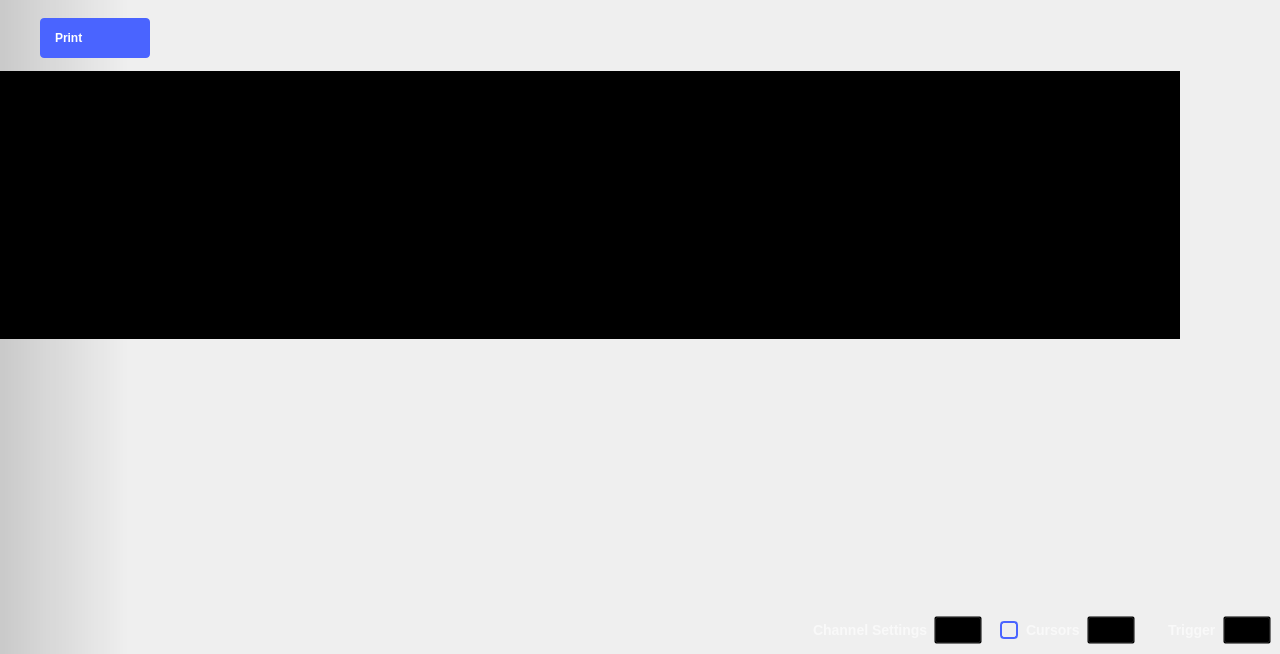
<?xml version="1.0" encoding="UTF-8"?>
<ui version="4.0">
 <class>LogicAnalyzer</class>
 <widget class="QWidget" name="LogicAnalyzer">
  <property name="geometry">
   <rect>
    <x>0</x>
    <y>0</y>
    <width>1280</width>
    <height>654</height>
   </rect>
  </property>
  <property name="sizePolicy">
   <sizepolicy hsizetype="MinimumExpanding" vsizetype="MinimumExpanding">
    <horstretch>0</horstretch>
    <verstretch>0</verstretch>
   </sizepolicy>
  </property>
  <property name="minimumSize">
   <size>
    <width>0</width>
    <height>0</height>
   </size>
  </property>
  <property name="windowTitle">
   <string>Scopy Oscilloscope</string>
  </property>
  <layout class="QVBoxLayout" name="verticalLayout_2">
   <property name="spacing">
    <number>0</number>
   </property>
   <property name="leftMargin">
    <number>0</number>
   </property>
   <property name="topMargin">
    <number>0</number>
   </property>
   <property name="rightMargin">
    <number>0</number>
   </property>
   <property name="bottomMargin">
    <number>0</number>
   </property>
   <item>
    <widget class="adiscope::DetachDragZone" name="mainWidget" native="true">
     <property name="styleSheet">
      <string notr="true">#mainWidget {
background-color: qlineargradient(spread:pad, x1:0, y1:0, x2:0.1, y2:0, stop:0 rgba(0, 0, 0, 40), stop:1 transparent);
}</string>
     </property>
     <layout class="QVBoxLayout" name="verticalLayout_3">
      <property name="spacing">
       <number>0</number>
      </property>
      <property name="leftMargin">
       <number>0</number>
      </property>
      <property name="topMargin">
       <number>0</number>
      </property>
      <property name="rightMargin">
       <number>0</number>
      </property>
      <property name="bottomMargin">
       <number>0</number>
      </property>
      <item>
       <layout class="QHBoxLayout" name="hLayout_top_btn_area">
        <property name="spacing">
         <number>40</number>
        </property>
        <property name="topMargin">
         <number>15</number>
        </property>
        <property name="rightMargin">
         <number>40</number>
        </property>
        <property name="bottomMargin">
         <number>9</number>
        </property>
        <item>
         <spacer name="horizontalSpacer_7">
          <property name="orientation">
           <enum>Qt::Horizontal</enum>
          </property>
          <property name="sizeType">
           <enum>QSizePolicy::Fixed</enum>
          </property>
          <property name="sizeHint" stdset="0">
           <size>
            <width>40</width>
            <height>10</height>
           </size>
          </property>
         </spacer>
        </item>
        <item>
         <widget class="QPushButton" name="printBtn">
          <property name="layoutDirection">
           <enum>Qt::RightToLeft</enum>
          </property>
          <property name="styleSheet">
           <string notr="true">
QPushButton {
width: 80px;
  height: 40px;

text-align: left;
  font-weight: bold;
  padding-left: 15px;
  padding-right: 15px;
  qproperty-text: &quot;Print&quot;;

border-radius: 4px;

background-color: #4a64ff;
  color: #ffffff;

}

QPushButton:pressed {
background-color: #2a44df;
}

QPushButton:hover {
background-color: #4a34ff;
}</string>
          </property>
          <property name="text">
           <string>Print</string>
          </property>
          <property name="icon">
           <iconset resource="../resources/resources.qrc">
            <normaloff>:/icons/ic printer.svg</normaloff>:/icons/ic printer.svg</iconset>
          </property>
          <property name="iconSize">
           <size>
            <width>10</width>
            <height>10</height>
           </size>
          </property>
         </widget>
        </item>
        <item>
         <spacer name="horizontalSpacer_11">
          <property name="orientation">
           <enum>Qt::Horizontal</enum>
          </property>
          <property name="sizeType">
           <enum>QSizePolicy::Expanding</enum>
          </property>
          <property name="sizeHint" stdset="0">
           <size>
            <width>40</width>
            <height>20</height>
           </size>
          </property>
         </spacer>
        </item>
        <item>
         <widget class="adiscope::RunSingleWidget" name="runSingleWidget" native="true">
          <property name="sizePolicy">
           <sizepolicy hsizetype="Fixed" vsizetype="Fixed">
            <horstretch>0</horstretch>
            <verstretch>0</verstretch>
           </sizepolicy>
          </property>
         </widget>
        </item>
        <item>
         <widget class="QWidget" name="widget" native="true">
          <property name="minimumSize">
           <size>
            <width>30</width>
            <height>0</height>
           </size>
          </property>
          <property name="styleSheet">
           <string notr="true">QPushButton {
  min-height: 40px;
  max-height: 40px;
  min-width: 60px;
  max-width: 60px;
  padding-top:5px
}

QPushButton:checked {
border-top: 1px solid rgba(255,255,255,150);
}

QPushButton:!checked {
border-top: 1px solid rgba(255,255,255,0);
}

QPushButton:!checked:hover {
border-top: 1px solid rgba(255,255,255,0);
}

QPushButton:checked:hover {
border-top: 1px solid rgba(255,255,255,200);
}</string>
          </property>
          <layout class="QHBoxLayout" name="horizontalLayout_3">
           <property name="spacing">
            <number>0</number>
           </property>
           <property name="leftMargin">
            <number>0</number>
           </property>
           <property name="topMargin">
            <number>0</number>
           </property>
           <property name="rightMargin">
            <number>0</number>
           </property>
           <property name="bottomMargin">
            <number>0</number>
           </property>
           <item>
            <widget class="adiscope::CustomPushButton" name="btnGeneralSettings">
             <property name="styleSheet">
              <string notr="true">QPushButton:checked {
  image: url(:/icons/gear_wheel_pressed.svg);
}

QPushButton:!checked {
image: url(:/icons/gear_wheel.svg);
}


QPushButton:!checked:hover {
image: url(:/icons/gear_wheel_hover.svg);
}

QPushButton:checked:hover {
image: url(:/icons/gear_wheel_pressed.svg);
}</string>
             </property>
             <property name="text">
              <string/>
             </property>
             <property name="checkable">
              <bool>true</bool>
             </property>
             <attribute name="buttonGroup">
              <string notr="true">settings_group</string>
             </attribute>
            </widget>
           </item>
           <item>
            <widget class="QPushButton" name="btnSettings">
             <property name="styleSheet">
              <string notr="true">QPushButton:checked {
  image: url(:/icons/setup3_checked_hover.svg);
}

QPushButton:!checked {
image: url(:/icons/setup3_unchecked.svg);
}

QPushButton:!checked:hover {
image: url(:/icons/setup3_unchecked_hover.svg);
}

QPushButton:checked:hover {
image: url(:/icons/setup3_checked_hover.svg);
}</string>
             </property>
             <property name="text">
              <string/>
             </property>
             <property name="checkable">
              <bool>true</bool>
             </property>
            </widget>
           </item>
          </layout>
         </widget>
        </item>
       </layout>
      </item>
      <item>
       <layout class="QHBoxLayout" name="hLayout_central_area">
        <property name="spacing">
         <number>0</number>
        </property>
        <property name="leftMargin">
         <number>0</number>
        </property>
        <property name="rightMargin">
         <number>0</number>
        </property>
        <item>
         <layout class="QVBoxLayout" name="plot_and_buffPreviewer">
          <item>
           <widget class="QWidget" name="hLayoutBufferPreview" native="true">
            <property name="styleSheet">
             <string notr="true">background-color:black;</string>
            </property>
            <layout class="QHBoxLayout" name="hLayout_buffPreview">
             <property name="spacing">
              <number>0</number>
             </property>
             <item>
              <spacer name="horizontalSpacer_4">
               <property name="orientation">
                <enum>Qt::Horizontal</enum>
               </property>
               <property name="sizeHint" stdset="0">
                <size>
                 <width>10</width>
                 <height>10</height>
                </size>
               </property>
              </spacer>
             </item>
             <item>
              <layout class="QVBoxLayout" name="vLayoutBufferSlot">
               <property name="spacing">
                <number>0</number>
               </property>
              </layout>
             </item>
             <item>
              <spacer name="horizontalSpacer_3">
               <property name="orientation">
                <enum>Qt::Horizontal</enum>
               </property>
               <property name="sizeHint" stdset="0">
                <size>
                 <width>10</width>
                 <height>10</height>
                </size>
               </property>
              </spacer>
             </item>
            </layout>
           </widget>
          </item>
          <item>
           <widget class="QWidget" name="widgetPlotContainer" native="true">
            <layout class="QGridLayout" name="gridLayout_5">
             <property name="leftMargin">
              <number>0</number>
             </property>
             <property name="topMargin">
              <number>0</number>
             </property>
             <property name="rightMargin">
              <number>0</number>
             </property>
             <property name="bottomMargin">
              <number>0</number>
             </property>
             <property name="spacing">
              <number>0</number>
             </property>
             <item row="1" column="0">
              <layout class="QVBoxLayout" name="plot_and_scales">
               <property name="spacing">
                <number>0</number>
               </property>
               <property name="topMargin">
                <number>0</number>
               </property>
               <property name="rightMargin">
                <number>0</number>
               </property>
               <property name="bottomMargin">
                <number>0</number>
               </property>
               <item>
                <layout class="QGridLayout" name="gridLayoutPlot">
                 <property name="leftMargin">
                  <number>25</number>
                 </property>
                 <property name="topMargin">
                  <number>0</number>
                 </property>
                 <property name="rightMargin">
                  <number>25</number>
                 </property>
                 <property name="bottomMargin">
                  <number>0</number>
                 </property>
                 <property name="spacing">
                  <number>0</number>
                 </property>
                </layout>
               </item>
               <item>
                <layout class="QHBoxLayout" name="scales">
                 <property name="spacing">
                  <number>0</number>
                 </property>
                 <property name="leftMargin">
                  <number>0</number>
                 </property>
                 <property name="topMargin">
                  <number>0</number>
                 </property>
                 <property name="bottomMargin">
                  <number>3</number>
                 </property>
                 <item>
                  <layout class="QHBoxLayout" name="chn_scales">
                   <property name="spacing">
                    <number>15</number>
                   </property>
                   <property name="leftMargin">
                    <number>10</number>
                   </property>
                  </layout>
                 </item>
                 <item>
                  <spacer name="horizontalSpacer">
                   <property name="orientation">
                    <enum>Qt::Horizontal</enum>
                   </property>
                   <property name="sizeHint" stdset="0">
                    <size>
                     <width>0</width>
                     <height>15</height>
                    </size>
                   </property>
                  </spacer>
                 </item>
                </layout>
               </item>
              </layout>
             </item>
             <item row="0" column="0">
              <layout class="QHBoxLayout" name="horizontalLayout_4">
               <property name="spacing">
                <number>0</number>
               </property>
               <property name="leftMargin">
                <number>20</number>
               </property>
               <property name="rightMargin">
                <number>20</number>
               </property>
               <item>
                <spacer name="horizontalSpacer_12">
                 <property name="orientation">
                  <enum>Qt::Horizontal</enum>
                 </property>
                 <property name="sizeType">
                  <enum>QSizePolicy::Fixed</enum>
                 </property>
                 <property name="sizeHint" stdset="0">
                  <size>
                   <width>20</width>
                   <height>20</height>
                  </size>
                 </property>
                </spacer>
               </item>
               <item>
                <widget class="QWidget" name="hist_widget" native="true">
                 <property name="sizePolicy">
                  <sizepolicy hsizetype="Expanding" vsizetype="Preferred">
                   <horstretch>0</horstretch>
                   <verstretch>0</verstretch>
                  </sizepolicy>
                 </property>
                 <property name="minimumSize">
                  <size>
                   <width>20</width>
                   <height>0</height>
                  </size>
                 </property>
                 <layout class="QHBoxLayout" name="hist_layout">
                  <property name="spacing">
                   <number>0</number>
                  </property>
                  <property name="leftMargin">
                   <number>0</number>
                  </property>
                  <property name="topMargin">
                   <number>0</number>
                  </property>
                  <property name="rightMargin">
                   <number>0</number>
                  </property>
                  <property name="bottomMargin">
                   <number>0</number>
                  </property>
                 </layout>
                </widget>
               </item>
               <item>
                <spacer name="horizontalSpacer_13">
                 <property name="orientation">
                  <enum>Qt::Horizontal</enum>
                 </property>
                 <property name="sizeType">
                  <enum>QSizePolicy::Fixed</enum>
                 </property>
                 <property name="sizeHint" stdset="0">
                  <size>
                   <width>20</width>
                   <height>20</height>
                  </size>
                 </property>
                </spacer>
               </item>
              </layout>
             </item>
            </layout>
           </widget>
          </item>
         </layout>
        </item>
        <item>
         <layout class="QVBoxLayout" name="vLayout_for_rightMenu">
          <property name="topMargin">
           <number>0</number>
          </property>
          <item>
           <widget class="adiscope::MenuAnim" name="rightMenu" native="true">
            <property name="sizePolicy">
             <sizepolicy hsizetype="Maximum" vsizetype="Preferred">
              <horstretch>0</horstretch>
              <verstretch>0</verstretch>
             </sizepolicy>
            </property>
            <property name="minimumSize">
             <size>
              <width>0</width>
              <height>0</height>
             </size>
            </property>
            <layout class="QVBoxLayout" name="verticalLayout">
             <property name="spacing">
              <number>0</number>
             </property>
             <property name="leftMargin">
              <number>0</number>
             </property>
             <property name="topMargin">
              <number>20</number>
             </property>
             <property name="rightMargin">
              <number>0</number>
             </property>
             <property name="bottomMargin">
              <number>0</number>
             </property>
             <item>
              <widget class="QStackedWidget" name="stackedWidget">
               <property name="sizePolicy">
                <sizepolicy hsizetype="Minimum" vsizetype="Preferred">
                 <horstretch>0</horstretch>
                 <verstretch>0</verstretch>
                </sizepolicy>
               </property>
               <widget class="QWidget" name="channelSettings">
                <property name="minimumSize">
                 <size>
                  <width>100</width>
                  <height>0</height>
                 </size>
                </property>
               </widget>
               <widget class="QWidget" name="cursorsSettings">
                <property name="minimumSize">
                 <size>
                  <width>100</width>
                  <height>0</height>
                 </size>
                </property>
               </widget>
               <widget class="QWidget" name="measureSettings">
                <property name="minimumSize">
                 <size>
                  <width>100</width>
                  <height>0</height>
                 </size>
                </property>
               </widget>
               <widget class="QWidget" name="generalSettings">
                <property name="minimumSize">
                 <size>
                  <width>100</width>
                  <height>0</height>
                 </size>
                </property>
               </widget>
              </widget>
             </item>
            </layout>
           </widget>
          </item>
         </layout>
        </item>
       </layout>
      </item>
      <item>
       <layout class="QHBoxLayout" name="hLayout_bottom_btn_area">
        <property name="spacing">
         <number>0</number>
        </property>
        <item>
         <layout class="QHBoxLayout" name="channelsList">
          <property name="leftMargin">
           <number>0</number>
          </property>
          <property name="rightMargin">
           <number>0</number>
          </property>
         </layout>
        </item>
        <item>
         <widget class="adiscope::CustomPushButton" name="btnAddMath">
          <property name="text">
           <string/>
          </property>
          <property name="icon">
           <iconset resource="../resources/resources.qrc">
            <normaloff>:/menu/add.svg</normaloff>:/menu/add.svg</iconset>
          </property>
          <property name="checkable">
           <bool>true</bool>
          </property>
          <property name="flat">
           <bool>true</bool>
          </property>
          <attribute name="buttonGroup">
           <string notr="true">settings_group</string>
          </attribute>
         </widget>
        </item>
        <item>
         <spacer name="horizontalSpacer_15">
          <property name="orientation">
           <enum>Qt::Horizontal</enum>
          </property>
          <property name="sizeType">
           <enum>QSizePolicy::Expanding</enum>
          </property>
          <property name="sizeHint" stdset="0">
           <size>
            <width>40</width>
            <height>20</height>
           </size>
          </property>
         </spacer>
        </item>
        <item>
         <widget class="QWidget" name="widget_3" native="true">
          <property name="sizePolicy">
           <sizepolicy hsizetype="Preferred" vsizetype="Fixed">
            <horstretch>0</horstretch>
            <verstretch>0</verstretch>
           </sizepolicy>
          </property>
          <property name="minimumSize">
           <size>
            <width>0</width>
            <height>48</height>
           </size>
          </property>
          <property name="styleSheet">
           <string notr="true">QCheckBox {
  spacing: 8px;
  background-color: transparent;
  font-size: 14px;
  font-weight: bold;

color: rgba(255, 255, 255, 153);
}

QCheckBox::indicator {
width: 14px;
  height: 14px;
  border: 2px solid rgb(74,100,255);
  border-radius: 4px;
}
QCheckBox::indicator:unchecked { background-color: transparent; }
QCheckBox::indicator:checked { background-color: rgb(74,100,255); }

QPushButton {
width: 40px;
  height: 20px;
  background-color: transparent;
}
QPushButton:pressed { border-image: url(:/icons/setup_btn_checked.svg); }
QPushButton:!pressed { border-image: url(:/icons/setup_btn_unchecked.svg); }
QPushButton:hover:!pressed:!checked { border-image: url(:/icons/setup_btn_hover.svg); }
QPushButton:checked { border-image: url(:/icons/setup_btn_checked.svg); }

QLabel {
font-size: 14px;
  font-weight: bold;

color: rgba(255, 255, 255, 153);
}</string>
          </property>
          <layout class="QHBoxLayout" name="horizontalLayout_6">
           <property name="spacing">
            <number>6</number>
           </property>
           <item>
            <widget class="QLabel" name="label">
             <property name="sizePolicy">
              <sizepolicy hsizetype="Fixed" vsizetype="Fixed">
               <horstretch>0</horstretch>
               <verstretch>0</verstretch>
              </sizepolicy>
             </property>
             <property name="text">
              <string>Channel Settings</string>
             </property>
            </widget>
           </item>
           <item>
            <widget class="adiscope::CustomPushButton" name="btnChannelSettings">
             <property name="enabled">
              <bool>true</bool>
             </property>
             <property name="text">
              <string/>
             </property>
             <property name="checkable">
              <bool>true</bool>
             </property>
             <attribute name="buttonGroup">
              <string notr="true">settings_group</string>
             </attribute>
            </widget>
           </item>
           <item>
            <spacer name="horizontalSpacer_9">
             <property name="orientation">
              <enum>Qt::Horizontal</enum>
             </property>
             <property name="sizeType">
              <enum>QSizePolicy::Fixed</enum>
             </property>
             <property name="sizeHint" stdset="0">
              <size>
               <width>12</width>
               <height>0</height>
              </size>
             </property>
            </spacer>
           </item>
           <item>
            <layout class="QHBoxLayout" name="horizontalLayout">
             <property name="spacing">
              <number>6</number>
             </property>
             <property name="leftMargin">
              <number>0</number>
             </property>
             <item>
              <widget class="QCheckBox" name="cursorsBox">
               <property name="text">
                <string>Cursors</string>
               </property>
              </widget>
             </item>
             <item>
              <widget class="adiscope::CustomPushButton" name="btnCursors">
               <property name="enabled">
                <bool>false</bool>
               </property>
               <property name="text">
                <string/>
               </property>
               <property name="checkable">
                <bool>true</bool>
               </property>
               <attribute name="buttonGroup">
                <string notr="true">settings_group</string>
               </attribute>
              </widget>
             </item>
            </layout>
           </item>
           <item>
            <widget class="QLabel" name="label_2">
             <property name="text">
              <string/>
             </property>
            </widget>
           </item>
           <item>
            <spacer name="horizontalSpacer_8">
             <property name="orientation">
              <enum>Qt::Horizontal</enum>
             </property>
             <property name="sizeType">
              <enum>QSizePolicy::Fixed</enum>
             </property>
             <property name="sizeHint" stdset="0">
              <size>
               <width>12</width>
               <height>0</height>
              </size>
             </property>
            </spacer>
           </item>
           <item>
            <widget class="QLabel" name="label_4">
             <property name="text">
              <string>Trigger</string>
             </property>
            </widget>
           </item>
           <item>
            <widget class="adiscope::CustomPushButton" name="btnTrigger">
             <property name="text">
              <string/>
             </property>
             <property name="checkable">
              <bool>true</bool>
             </property>
             <attribute name="buttonGroup">
              <string notr="true">settings_group</string>
             </attribute>
            </widget>
           </item>
          </layout>
         </widget>
        </item>
       </layout>
      </item>
     </layout>
    </widget>
   </item>
  </layout>
  <action name="actionClose">
   <property name="text">
    <string>Close</string>
   </property>
  </action>
 </widget>
 <customwidgets>
  <customwidget>
   <class>adiscope::DetachDragZone</class>
   <extends>QWidget</extends>
   <header>detachdragzone.h</header>
   <container>1</container>
  </customwidget>
  <customwidget>
   <class>adiscope::MenuAnim</class>
   <extends>QWidget</extends>
   <header>menu_anim.hpp</header>
   <container>1</container>
  </customwidget>
  <customwidget>
   <class>adiscope::CustomPushButton</class>
   <extends>QPushButton</extends>
   <header>customPushButton.hpp</header>
  </customwidget>
  <customwidget>
   <class>adiscope::RunSingleWidget</class>
   <extends>QWidget</extends>
   <header>runsinglewidget.h</header>
   <container>1</container>
  </customwidget>
 </customwidgets>
 <resources>
  <include location="../resources/resources.qrc"/>
 </resources>
 <connections>
  <connection>
   <sender>btnTrigger</sender>
   <signal>toggled(bool)</signal>
   <receiver>btnSettings</receiver>
   <slot>setChecked(bool)</slot>
   <hints>
    <hint type="sourcelabel">
     <x>1157</x>
     <y>628</y>
    </hint>
    <hint type="destinationlabel">
     <x>1116</x>
     <y>40</y>
    </hint>
   </hints>
  </connection>
  <connection>
   <sender>btnCursors</sender>
   <signal>toggled(bool)</signal>
   <receiver>btnSettings</receiver>
   <slot>setChecked(bool)</slot>
   <hints>
    <hint type="sourcelabel">
     <x>1031</x>
     <y>628</y>
    </hint>
    <hint type="destinationlabel">
     <x>1116</x>
     <y>40</y>
    </hint>
   </hints>
  </connection>
  <connection>
   <sender>btnChannelSettings</sender>
   <signal>toggled(bool)</signal>
   <receiver>btnSettings</receiver>
   <slot>setChecked(bool)</slot>
   <hints>
    <hint type="sourcelabel">
     <x>878</x>
     <y>628</y>
    </hint>
    <hint type="destinationlabel">
     <x>1116</x>
     <y>40</y>
    </hint>
   </hints>
  </connection>
  <connection>
   <sender>cursorsBox</sender>
   <signal>clicked(bool)</signal>
   <receiver>btnCursors</receiver>
   <slot>setEnabled(bool)</slot>
   <hints>
    <hint type="sourcelabel">
     <x>1059</x>
     <y>628</y>
    </hint>
    <hint type="destinationlabel">
     <x>1130</x>
     <y>628</y>
    </hint>
   </hints>
  </connection>
 </connections>
 <buttongroups>
  <buttongroup name="settings_group"/>
 </buttongroups>
</ui>
